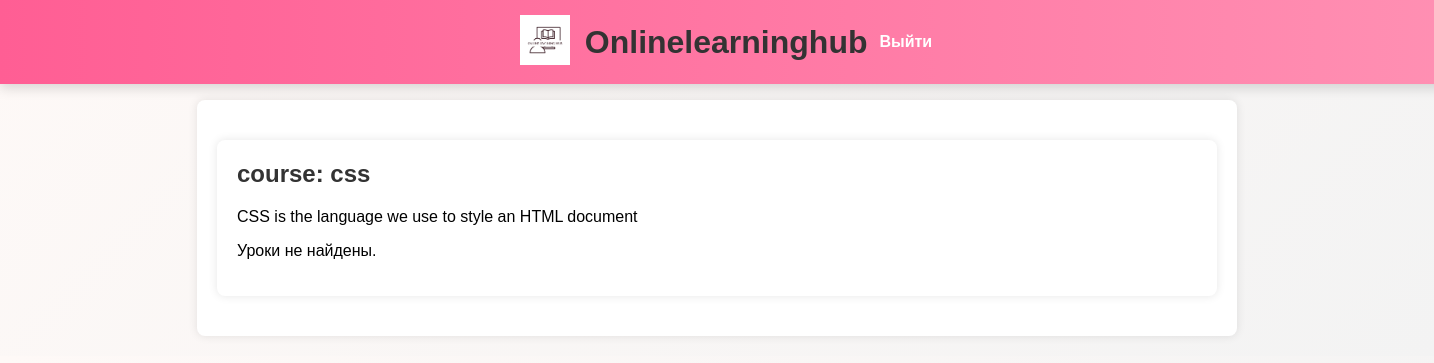
Before: /course/1/video/ (signed in) with the older database file.
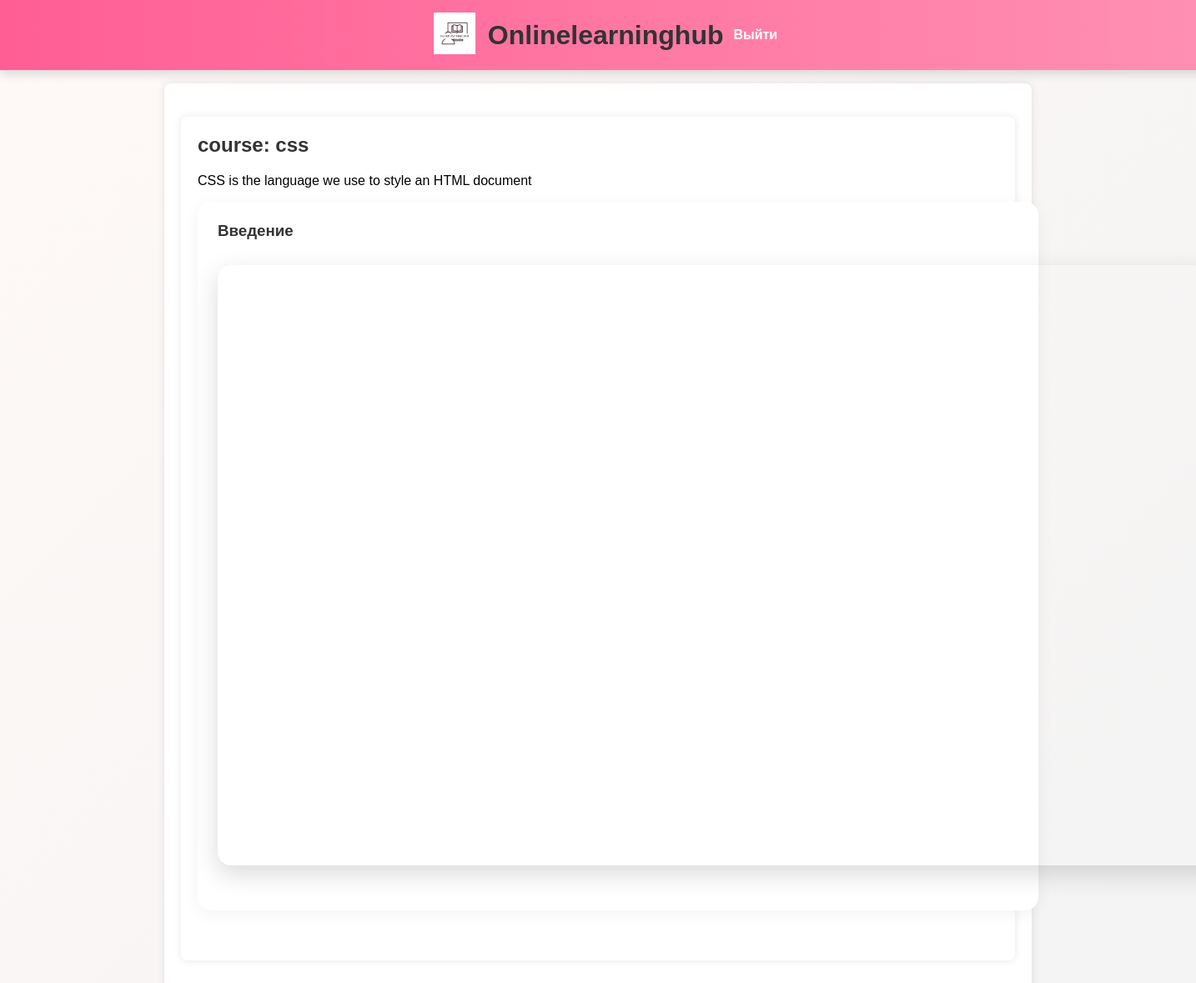
After: the same page with the newer database file.
### myapp/models.py (models this page shows, shortened)
class Lesson(models.Model):
    course = models.ForeignKey(Course, on_delete=models.CASCADE)
    title = models.CharField(max_length=200)
    video_url = models.URLField(blank=True, null=True)
    created_at = models.DateTimeField(auto_now_add=True)
    def get_embed_url(self):
        if self.video_url:
            if "watch?v=" in self.video_url:
                video_id = self.video_url.split("watch?v=")[-1]
            elif "youtu.be/" in self.video_url:
                video_id = self.video_url.split("youtu.be/")[-1]
            else:
                return ""
            return f"https://www.youtube.com/embed/{video_id}"
        return ""

### myapp/views.py (the view)
# urls.py: path('course/<int:course_id>/video/', views.course_video, name='course_video'),
@login_required
def course_video(request, course_id):
    course = get_object_or_404(Course, pk=course_id)
    lessons = Lesson.objects.filter(course=course)
    return render(request, 'myapp/course_video.html', {
        'course': course,
        'lessons': lessons
    })

### myapp/templates/myapp/course_video.html
{% extends 'myapp/base.html' %}
{% block content %}
<div class="container">
    <h2>{{ course.title }}</h2>
    <p>{{ course.description }}</p>
    {% if lessons %}
        {% for lesson in lessons %}
            <div class="video-card">
                <h3>{{ lesson.title }}</h3>
                {% if lesson.get_embed_url %}
                    <div class="video-container">
                        <iframe src="{{ lesson.get_embed_url }}"
                                frameborder="0"
                                allowfullscreen></iframe>
                    </div>
                {% else %}
                    <p>Видео не указано</p>
                {% endif %}
            </div>
        {% endfor %}
    {% else %}
        <p>Уроки не найдены.</p>
    {% endif %}
</div>
{% endblock %}

Changed rows visible on the page:
added Lesson: title "Введение"
Other visible differences:
text no longer shown: "Уроки не найдены."
